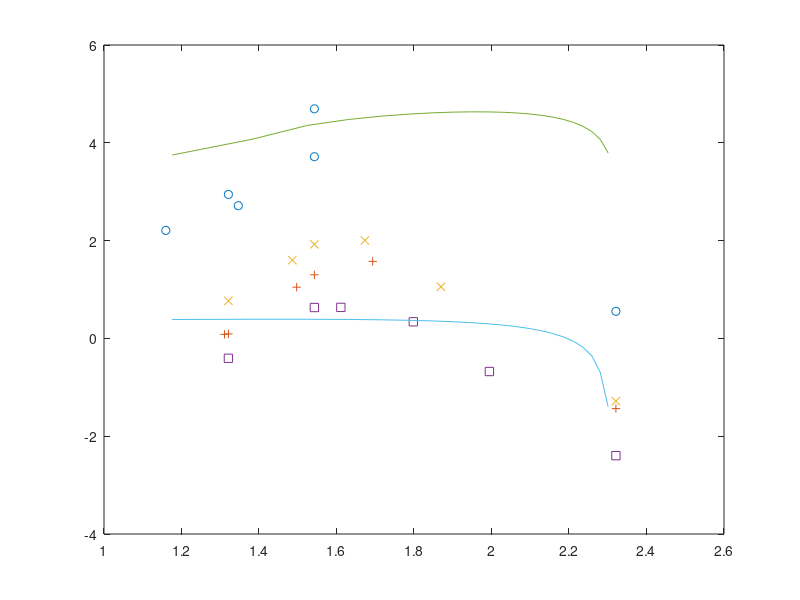

Write the MATLAB code that produced this figure.
%Totall flux in corona, transition and chrmosphere


%first index is period column is mode
efluxcoronaavg=zeros(6,4);
efluxtranavg=zeros(6,4);
efluxchromavg=zeros(6,4);

%20,42,90,117
ef1Mm=zeros(6,4);  %20
ef2Mm=zeros(6,4);  %42
ef4Mm=zeros(6,4);  %90
ef5p5Mm=zeros(6,4); %117


%arrays storing flux values for (1,1) (2,2) (3,3) normal modes
% periods(471.4, 235.7, 157.1 )
%first index is period column is mode
efluxcoronaavgnd=zeros(1,3);
efluxtranavgnd=zeros(1,3);
efluxchromavgnd=zeros(1,3);

%20,42,90,117
ef1Mmnd=zeros(1,3);  %20
ef2Mmnd=zeros(1,3);  %42
ef4Mmnd=zeros(1,3);  %90
ef5p5Mmnd=zeros(1,3); %117


%(0,0) mode
efluxcoronaavgnd(:)=[665.303;0 ;0];
efluxtranavgnd(:)=[4.3055e6;0 ;0 ];
efluxchromavgnd(:)=[1.2648e6;0 ;0 ];

%20,42,90,117
ef1Mmnd(:)=[7.2224e4;0 ;0 ];
ef2Mmnd(:)=[432.3633;0 ;0 ];
ef4Mmnd(:)=[0.7576;0 ;0 ];
ef5p5Mmnd(:)=[0.1869;0 ;0 ];


periodvalues=zeros(6,4);
freqvalues=zeros(6,4);
mode=zeros(4);

mode=[0 1 2 3];

%period values for different modes
%periodvalues=zeros(5,4);
periodvalues(:,1)=[30;300; 180; 435.1;179.98;282.84];  %0,0 mode
periodvalues(:,2)=[30;300;180;307.1;127.27;200.0];    %0,1 mode
periodvalues(:,3)=[30;300;180;205.1;84.84;133.33];   %0,2 mode
periodvalues(:,4)=[30;300;180;153.8;63.63;100.0];   %0,3 mode

freqvalues=2*pi./periodvalues;
freqvalues=freqvalues.*1000;
f1=freqvalues(:,1);
f2=freqvalues(:,2);
f3=freqvalues(:,3);
f4=freqvalues(:,4);

%(0,0) mode
efluxcoronaavg(:,1)=[542.5186; 1.4353e5; 7.832e6 ;2.6811e4 ; 7.8956e6; 7.9381e4];
efluxtranavg(:,1)=[5.0191e4; 3.7837e7;1.6758e9  ;2.1546e7 ; 9.0611e7;  1.1122e7];
efluxchromavg(:,1)=[2.9484e5; -1.0457e7;5.9853e7  ;-8.7572e6 ; 1.2814e7; -4.8432e6];

%20,42,90,117
ef1Mm(:,1)=[860.1025 ;2.05e5 ;3.4511e6  ;9.9591e4 ; 6.2586e6; 1.0498e5 ];
ef2Mm(:,1)=[11.1565 ; 6.4033e3; 2.2871e5  ;2.2365e3 ; 1.7128e4; 2.118e3 ];
ef4Mm(:,1)=[6.8201 ; 1.7107e3; 9.4697e4  ;304.8928 ; 9.8941e3; 975.1936 ];
ef5p5Mm(:,1)=[3.5777; 879.9814;4.9497e4  ; 161.4294; 5.1971e3; 517.0635 ];

%(0,1) mode
efluxcoronaavg(:,2)=[14.5618 ;1.5449e3 ;8.4186e3 ;1.5714e3 ;1.2199e4 ;6.0716e3 ];
efluxtranavg(:,2)=[ 3.7958e3 ;6.1873e6 ;5.3804e6 ;9.2829e6 ; 4.3103e6; 4.1602e6];
efluxchromavg(:,2)=[ 1.2457e5  ;1.1965e5 ;5.7499e6 ;-1.839e5 ;5.5082e6 ;4.0662e6 ];

%300;180;425.9;307.1;127.27;200.0
%20,42,90,117
ef1Mm(:,2)=[ 512.2253 ;9.4785e4 ;2.7138e5 ;8.8814e4 ; 1.5255e5; 1.9914e5 ];
ef2Mm(:,2)=[1.3725  ;832.4453 ;1.0268e3 ;920.2316 ;794.994 ; 781.058];
ef4Mm(:,2)=[ 0.0986 ;3.928 ;57.5391 ;3.7417 ; 94.5877;35.6865 ];
ef5p5Mm(:,2)=[ 0.0367 ;1.2362 ;19.9496 ;1.2107 ;37.5449 ; 11.1488];

%(0,2) mode
efluxcoronaavg(:,3)=[ 6.215 ;1.3243e3 ;9.9477e3 ;4.9909e3 ;1.2757e3 ;1.1309e4 ];
efluxtranavg(:,3)=[ 2.8547e3 ;7.0522e6 ;3.774e6 ;2.4807e6 ;3.0096e5 ;2.0328e6 ];
efluxchromavg(:,3)=[ 5.8686e4 ;1.6222e6;3.302e6 ;2.5583e6  ;1.2301e6 ;2.7962e6 ];

%300;180;301.25;205.1;84.84;133.33
%20,42,90,117
ef1Mm(:,3)=[166.2611  ;8.1059e4 ;1.3882e5 ;1.1077e5 ;1.9653e4 ; 8.9183e4 ];
ef2Mm(:,3)=[0.4932  ;695.0993 ;718.7246 ;532.5383 ; 56.2573; 354.1246 ];
ef4Mm(:,3)=[0.0728  ;7.7937 ;122.6795 ;58.3634 ; 15.7784; 143.2859 ];
ef5p5Mm(:,3)=[ 0.052 ;5.8724 ;83.8924 ;39.8216 ; 11.3557; 100.9888 ];




%(0,3) mode
efluxcoronaavg(:,4)=[ 520.6026;590.5835  ;839.2984 ;867.6703 ;37.4092 ;370.3021 ];
efluxtranavg(:,4)=[2.12e3;3.8737e6   ;1.7327e6 ;9.03e5 ;2.7312e4 ; 1.9133e5];
efluxchromavg(:,4)=[ 1.327e7;1.7685e6  ;2.2274e6 ;1.9359e6 ;3.4941e5 ; 1.0820e6];

%300;180;231.0;153.8;63.63;100.0
%20,42,90,117
ef1Mm(:,4)=[ 106.6359;6.6236e4  ;8.2435e4 ;6.4222e4 ;2.6508e3 ; 1.9760e4 ];
ef2Mm(:,4)=[ 0.4524;717.814  ;327.9077 ;226.2774 ;5.1224 ;  40.1447];
ef4Mm(:,4)=[ 0.0067;0.6015  ;7.3686 ;7.8008 ; 0.3633; 3.7331];
ef5p5Mm(:,4)=[ 0.004;0.392  ;4.2801 ;4.3098 ; 0.2102;  2.1863];

f1=freqvalues(:,1);
f2=freqvalues(:,2);
f3=freqvalues(:,3);
f4=freqvalues(:,4);

efc1=ef5p5Mm(:,1);
efc2=ef5p5Mm(:,2);
efc3=ef5p5Mm(:,3);
efc4=ef5p5Mm(:,4);

a(1)=0.4733;
b(1)=0.3517;
c(1)=-5.105e5;
d(1)=-1.936;
e(1)=7513;
f(1)=3.842e5;

delta=(200-15)/20;
f1fit1=15:delta:200;
fitval1=a(1).*exp(-b(1).*(f1fit1.^2))+c(1).*(f1fit1.^(-0.1))+d(1).*f1fit1.^2+f(1);


a(4)=0.4505;
b(4)=0.08382;
c(4)=-1.534;
d(4)=-6.894e-5;
e(4)=7513;
f(4)=3.621;

f1fit4=15:delta:200;
fitval4=a(4).*exp(-b(4).*(f1fit4.^2))+c(4).*(f1fit4.^(-0.1))+d(4).*f1fit4.^2+f(4);





%plot(periodvalues(1:7,1),ef5p5Mm(1:7,1),'o',periodvalues(1:7,2),ef5p5Mm(1:7,2),'+',periodvalues(1:7,3),ef5p5Mm(1:7,3),'x',periodvalues(1:7,4),ef5p5Mm(1:7,4),'s');
%semilogy(periodvalues(1:6,1),ef5p5Mm(1:6,1),'o',periodvalues(1:6,2),ef5p5Mm(1:6,2),'+',periodvalues(1:6,3),ef5p5Mm(1:6,3),'x',periodvalues(1:6,4),ef5p5Mm(1:6,4),'s');
%semilogy(periodvalues(1:6,1),(efluxcoronaavg(1:6,1)+0.01),'o',periodvalues(1:6,2),(efluxcoronaavg(1:6,2)+0.01),'+',periodvalues(1:6,3),(efluxcoronaavg(1:6,3)+0.01),'x',periodvalues(1:6,4),(efluxcoronaavg(1:6,4)+0.01),'s');

%semilogy(freqvalues(1:6,1),ef5p5Mm(1:6,1),'o',freqvalues(1:6,2),ef5p5Mm(1:6,2),'+',freqvalues(1:6,3),ef5p5Mm(1:6,3),'x',freqvalues(1:6,4),ef5p5Mm(1:6,4),'s');
%loglog(freqvalues(1:6,1),ef5p5Mm(1:6,1),'o',freqvalues(1:6,2),ef5p5Mm(1:6,2),'+',freqvalues(1:6,3),ef5p5Mm(1:6,3),'x',freqvalues(1:6,4),ef5p5Mm(1:6,4),'s');
plot(log10(freqvalues(1:6,1)),log10(ef5p5Mm(1:6,1)),'o',log10(freqvalues(1:6,2)),log10(ef5p5Mm(1:6,2)),'+',log10(freqvalues(1:6,3)),log10(ef5p5Mm(1:6,3)),'x',log10(freqvalues(1:6,4)),log10(ef5p5Mm(1:6,4)),'s');
hold on;
plot(log10(f1fit1),log10(fitval1));

plot(log10(f1fit4),log10(fitval4));

